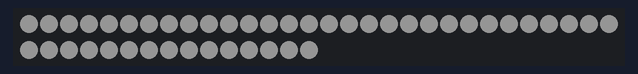
The sketch below on a simulated ESP32. On the bench: 45 RGB LEDs in strip order, left to right, continuing on the next row. Dim RGB values are drawn brighter than linear; what the sketch prints to the serial monitor is not drawn.

Above: at 3.1 s.
At 12.1 s:
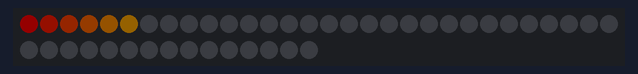
At 20.9 s:
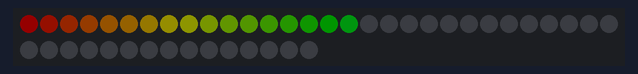
At 29.7 s:
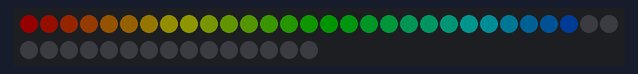
At 38.5 s:
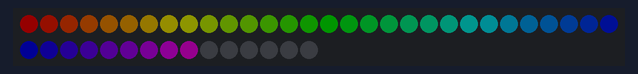

Measured:
- what the display in image 0 shows lasts 5.0 s, from 3.0 s to 8.0 s

The sketch:

VinylLights.ino
```cpp
/**
 * Object Recognition + WS2812B ringlight manager
 * For Object Recognition it uses Edge Impulse FOMO model.
 *
 * BE SURE TO SET "TOOLS > CORE DEBUG LEVEL = INFO"
 * to turn on debug messages
 */

//#include <your-fomo-project_inferencing.h>
//#include <eloquent_esp32cam.h>
//#include <eloquent_esp32cam/edgeimpulse/fomo.h>
#include <Adafruit_NeoPixel.h>

#define PIN_WS2812B  2
#define NUM_PIXELS  45
Adafruit_NeoPixel WS2812B(NUM_PIXELS, PIN_WS2812B, NEO_GRB + NEO_KHZ800);

//using eloq::camera;
//using eloq::ei::fomo;

void setup() {
    delay(3000);
    Serial.begin(115200);

    /*
    // camera settings
    camera.pinout.aithinker();
    camera.brownout.disable();
    // NON-PSRAM FOMO only works on 96x96 (yolo) RGB565 images
    camera.resolution.yolo();
    camera.pixformat.rgb565();

    // init camera
    while (!camera.begin().isOk())
        Serial.println(camera.exception.toString());

    Serial.println("Camera OK");
    Serial.println("Put object in front of camera");
    */
    WS2812B.begin();
    Serial.println("WS Initialized");
    WS2812B.setBrightness(20);
}

void loop() {
  while(true){
    WS2812B.fill(WS2812B.Color(255,255,255), 0, 45);
    WS2812B.show();
    delay(5000);
    WS2812B.clear();
    for (int i=0;i<45;i++){
      float hue = i * 360.0 / 45;
      byte r, g, b;
      hsvToRgb(hue, 1.0, 1.0, &r, &g, &b);
      WS2812B.setPixelColor(i, WS2812B.Color(r,g,b));
      WS2812B.show();
      delay(800);
    }
  }
}

/*
void loop_object_recognition(){
    // capture picture
    if (!camera.capture().isOk()) {
        Serial.println(camera.exception.toString());
        return;
    }

    // run FOMO
    if (!fomo.run().isOk()) {
      Serial.println(fomo.exception.toString());
      return;
    }

    // how many objects were found?
    Serial.printf(
      "Found %d object(s) in %dms",
      fomo.count(),
      fomo.benchmark.millis()
    );

    // if no object is detected, return
    if (!fomo.foundAnyObject())
      return;

    // if you expect to find a single object, use fomo.first
    Serial.printf(
      "Found %s at (x = %d, y = %d) (size %d x %d). "
      "Proba is %.2f",
      fomo.first.label,
      fomo.first.x,
      fomo.first.y,
      fomo.first.width,
      fomo.first.height,
      fomo.first.proba
    );

    // if you expect to find many objects, use fomo.forEach
    if (fomo.count() > 1) {
      fomo.forEach([](int i, bbox_t bbox) {
        Serial.printf(
          "#%d) Found %s at (x = %d, y = %d) (size %d x %d). "
          "Proba is %.2f",
          i + 1,
          bbox.label,
          bbox.x,
          bbox.y,
          bbox.width,
          bbox.height,
          bbox.proba
        );
      });
    }
}
*/

void hsvToRgb(float h, float s, float v, byte* r, byte* g, byte* b) {
  float c = v * s;
  float x = c * (1 - fabs(fmod(h / 60.0, 2) - 1));
  float m = v - c;
  float r1, g1, b1;

  if (h < 60) {
    r1 = c; g1 = x; b1 = 0;
  } else if (h < 120) {
    r1 = x; g1 = c; b1 = 0;
  } else if (h < 180) {
    r1 = 0; g1 = c; b1 = x;
  } else if (h < 240) {
    r1 = 0; g1 = x; b1 = c;
  } else if (h < 300) {
    r1 = x; g1 = 0; b1 = c;
  } else {
    r1 = c; g1 = 0; b1 = x;
  }

  *r = (r1 + m) * 255;
  *g = (g1 + m) * 255;
  *b = (b1 + m) * 255;
}
```
